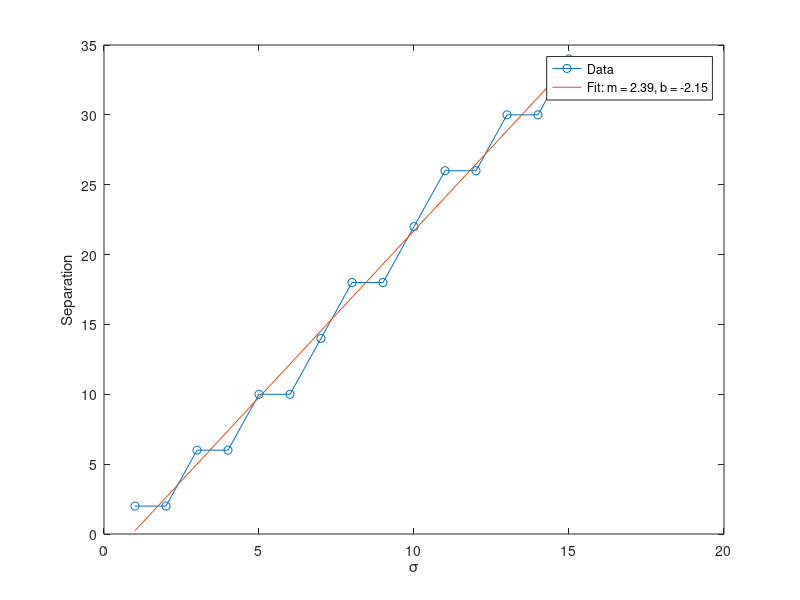

MATLAB code to generate this figure:
az_mean2 = 52:4:112;  %16
az_std_both = 1:1:15; %15

sig_i = 2:15;
dist_i = [2, 3, 3, 3, 3, 3, 3, 4, 4, 4, 4, 5, 5, 5];

sig_i2 = 1:15;
dist_i2 =[1, 1, 2, 2, 3, 3, 4, 5, 5, 6, 7, 7, 8, 8, 9];

for i = dist_i2
    y = az_mean2(dist_i2)-50;
end


figure(1)
plot(sig_i2,y,'o-')
hold on 

% Linear regression
A = [sig_i2',ones(15,1)];
% A = sig_i2';
m = linsolve(A,y');
fit = A*m;
plot(sig_i2,fit,'-')
ylabel('Separation')
xlabel('\sigma')
legend('Data',sprintf('Fit: m = %1.2f, b = %1.2f',m(1),m(2)),'location','best')